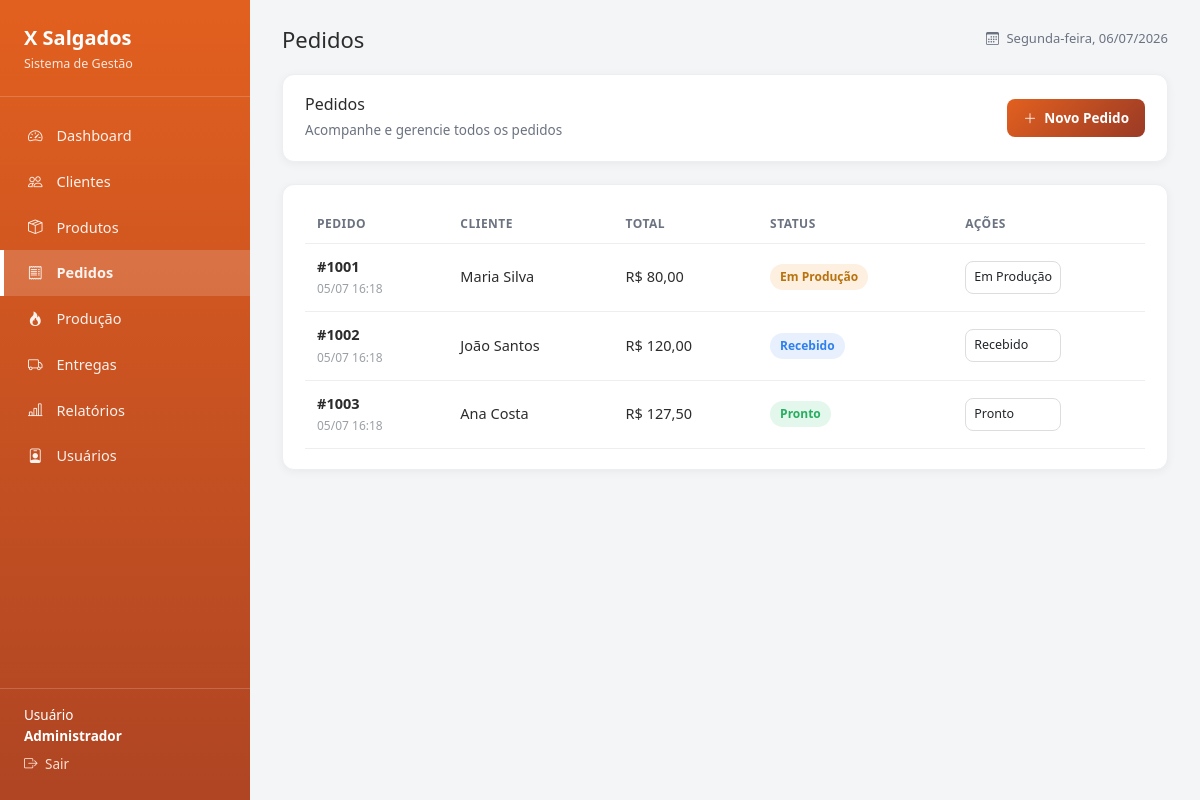
Page /admin/pedidos.php (signed in) on the committed database.
### tables this page shows
CREATE TABLE pedidos (
    id INT AUTO_INCREMENT PRIMARY KEY,
    cliente_id INT NOT NULL,
    atendente_id INT NULL,
    entregador_id INT NULL,
    forma_pagamento ENUM('Dinheiro','Cartão','Pix') NOT NULL DEFAULT 'Dinheiro',
    observacoes VARCHAR(255),
    status ENUM('recebido','em_producao','pronto','em_entrega','entregue','cancelado') NOT NULL DEFAULT 'recebido',
    total DECIMAL(10,2) NOT NULL DEFAULT 0,
    criado_em DATETIME DEFAULT CURRENT_TIMESTAMP,
    atualizado_em DATETIME DEFAULT CURRENT_TIMESTAMP ON UPDATE CURRENT_TIMESTAMP,
    FOREIGN KEY (cliente_id) REFERENCES clientes(id),
    FOREIGN KEY (atendente_id) REFERENCES usuarios(id),
    FOREIGN KEY (entregador_id) REFERENCES usuarios(id)
);

CREATE TABLE clientes (
    id INT AUTO_INCREMENT PRIMARY KEY,
    nome VARCHAR(120) NOT NULL,
    telefone VARCHAR(20) NOT NULL,
    cep VARCHAR(10),
    endereco VARCHAR(180),
    numero VARCHAR(10),
    complemento VARCHAR(100),
    bairro VARCHAR(80),
    cidade VARCHAR(80),
    estado VARCHAR(2),
    observacoes VARCHAR(150),
    criado_em DATETIME DEFAULT CURRENT_TIMESTAMP
);

### admin/pedidos.php (the view, shortened to what this page needs)
<?php
require __DIR__ . '/../config/conexao.php';
$modoNovo = isset($_GET['novo']);
if ($modoNovo) {
    $clientes = $pdo->query("SELECT id, nome, telefone FROM clientes ORDER BY nome")->fetchAll();
    $produtos = $pdo->query("SELECT * FROM produtos WHERE ativo = 1 ORDER BY nome")->fetchAll();
} else {
    $pedidos = $pdo->query("
        SELECT p.*, c.nome AS cliente
        FROM pedidos p JOIN clientes c ON c.id = p.cliente_id
        ORDER BY p.criado_em DESC
    ")->fetchAll();
}
$statusLabels = [
    'recebido' => 'Recebido', 'em_producao' => 'Em Produção', 'pronto' => 'Pronto',
    'em_entrega' => 'Em Entrega', 'entregue' => 'Entregue', 'cancelado' => 'Cancelado',
];
require __DIR__ . '/../includes/header.php';
?>
<?php if ($modoNovo): ?>
    <div class="gf-panel">
        <h3>Novo Pedido</h3>
        <span style="color:#6b7280;font-size:13.5px;">Cadastre um novo pedido de cliente</span>
    </div>
    <form method="post" id="formPedido">
        <input type="hidden" name="itens_pedido" id="itensPedidoInput" value="{}">
        <div class="gf-panel">
            <h3>Informações do Cliente</h3>
            <label class="form-label">Selecionar Cliente *</label>
            <select name="cliente_id" class="form-select" required>
                <option value="">Buscar cliente por nome ou telefone...</option>
                <?php foreach ($clientes as $c): ?>
                    <option value="<?= $c['id'] ?>"><?= htmlspecialchars($c['nome']) ?> — <?= htmlspecialchars($c['telefone']) ?></option>
                <?php endforeach; ?>
            </select>
        </div>
        <div class="gf-panel">
            <h3>Produtos</h3>
            <div class="gf-cards">
                <?php foreach ($produtos as $p): ?>
                    <div class="gf-card" style="display:flex;justify-content:space-between;align-items:center;">
                        <div>
                            <strong><?= htmlspecialchars($p['nome']) ?></strong><br>
                            <span style="color:#6b7280;font-size:13px;">R$ <?= number_format($p['preco'],2,',','.') ?></span>
                        </div>
                        <button type="button" class="btn btn-primary" onclick="adicionarProduto(<?= $p['id'] ?>,'<?= htmlspecialchars($p['nome'], ENT_QUOTES) ?>',<?= $p['preco'] ?>)">+</button>
                    </div>
                <?php endforeach; ?>
            </div>
        </div>
        <div class="gf-panel">
            <h3>Pagamento e Observações</h3>
            <label class="form-label">Forma de Pagamento *</label>
            <select name="forma_pagamento" class="form-select" required>
                <option value="Dinheiro">Dinheiro</option>
                <option value="Cartão">Cartão</option>
                <option value="Pix">Pix</option>
            </select>
            <label class="form-label">Observações</label>
            <textarea name="observacoes" class="form-control" rows="3" placeholder="Observações sobre o pedido..."></textarea>
        </div>
        <div class="gf-panel" style="background:#fdf1e4;">
            <h3><i class="bi bi-receipt"></i> Resumo do Pedido</h3>
            <div id="resumoItens" style="margin-bottom:10px;">Nenhum item selecionado</div>
            <div style="display:flex;justify-content:space-between;"><span>Total de Itens:</span><strong id="resumoQtd">0</strong></div>
            <div style="display:flex;justify-content:space-between;margin-bottom:14px;"><span>Total:</span><strong id="resumoTotal">R$ 0.00</strong></div>
            <button type="submit" class="btn btn-primary" style="width:100%;">Confirmar Pedido</button>
        </div>
    </form>
<?php else: ?>
    <div class="gf-panel" style="display:flex;justify-content:space-between;align-items:center;">
        <div>
            <h3 style="margin-bottom:2px;">Pedidos</h3>
            <span style="color:#6b7280;font-size:13.5px;">Acompanhe e gerencie todos os pedidos</span>
        </div>
        <a href="?novo=1" class="btn btn-primary"><i class="bi bi-plus-lg"></i> Novo Pedido</a>
    </div>
    <div class="gf-panel">
        <table class="gf-table">
            <thead><tr><th>Pedido</th><th>Cliente</th><th>Total</th><th>Status</th><th>Ações</th></tr></thead>
            <tbody>
            <?php foreach ($pedidos as $p): ?>
                <tr>
                    <td><strong>#<?= 1000 + $p['id'] ?></strong><br>
                        <span style="color:#9aa0a6;font-size:12px;"><?= date('d/m H:i', strtotime($p['criado_em'])) ?></span></td>
                    <td><?= htmlspecialchars($p['cliente']) ?></td>
                    <td>R$ <?= number_format($p['total'],2,',','.') ?></td>
                    <td><span class="badge-status badge-<?= $p['status'] ?>"><?= $statusLabels[$p['status']] ?></span></td>
                    <td>
                        <form method="get" style="display:inline-flex;gap:6px;align-items:center;">
                            <select name="status" class="form-select" style="margin:0;padding:6px 8px;font-size:12.5px;" onchange="this.form.submit()">
                                <?php foreach ($statusLabels as $key => $label): ?>
                                    <option value="<?= $key ?>" <?= $p['status'] === $key ? 'selected' : '' ?>><?= $label ?></option>
                                <?php endforeach; ?>
                            </select>
                        </form>
                    </td>
                </tr>
            <?php endforeach; ?>
            </tbody>
        </table>
    </div>
<?php endif; ?>
<?php require __DIR__ . '/../includes/footer.php'; ?>

### assets/css/style.css (style rules this page uses)
:root { --gf-dark: #9a3a25; --gf-primary: #e2601f; --gf-primary-light: #f0a06b; --gf-accent: #8b3220; --gf-bg: #f4f5f7; --gf-white: #ffffff; --gf-text: #2c2c2c; --gf-text-light: #6b7280; --gf-border: #eceef1; --gf-blue: #2f80ed; --gf-yellow: #f2a93b; --gf-green: #27ae60; --gf-purple: #8e44ad; --gf-gray: #9aa0a6; --gf-red: #e74c3c; }
* { box-sizing: border-box; }
body { font-family: 'Segoe UI', Roboto, Arial, sans-serif; background: var(--gf-bg); color: var(--gf-text); margin: 0; }
a { text-decoration: none; }
.form-control, .form-select { width: 100%; padding: 11px 14px; border: 1px solid #ddd; border-radius: 8px; font-size: 14.5px; margin-bottom: 18px; background: #fff; }
.gf-panel { background: var(--gf-white); border-radius: 12px; padding: 20px 22px; box-shadow: 0 2px 10px rgba(0,0,0,0.05); border: 1px solid var(--gf-border); margin-bottom: 22px; }
.gf-panel h3 { margin-top: 0; font-size: 16px; }
.gf-table { width: 100%; border-collapse: collapse; }
.gf-table th { text-align: left; font-size: 12px; text-transform: uppercase; letter-spacing: .04em; color: var(--gf-text-light); padding: 10px 12px; border-bottom: 1px solid var(--gf-border); }
.gf-table td { padding: 12px; border-bottom: 1px solid var(--gf-border); font-size: 14.5px; vertical-align: middle; }
.badge-status { display: inline-block; padding: 4px 10px; border-radius: 20px; font-size: 12px; font-weight: 600; }
.badge-recebido { background:#e8f0fe; color: var(--gf-blue); }
.badge-em_producao { background:#fdf0e0; color: #b8730f; }
.badge-pronto { background:#e4f7ec; color: var(--gf-green); }
.btn { border:none; border-radius:8px; padding:9px 16px; font-size:13.5px; font-weight:600; cursor:pointer; }
.btn-primary { background: linear-gradient(135deg, var(--gf-primary), var(--gf-dark)); color:#fff; }
.gf-nav a i, .btn i, .gf-sidebar__footer .logout i { margin-right: 4px; }

### rows in the picture
pedidos: 1000 + $p['id'] "1001", criado_em "05/07 16:18", cliente.nome "Maria Silva", total "80,00", status "Em Produção"
pedidos: 1000 + $p['id'] "1002", criado_em "05/07 16:18", cliente.nome "João Santos", total "120,00", status "Recebido"
pedidos: 1000 + $p['id'] "1003", criado_em "05/07 16:18", cliente.nome "Ana Costa", total "127,50", status "Pronto"

### other values in the picture
$label "Dashboard"
$label "Clientes"
$label "Produtos"
$label "Pedidos"
$label "Produção"
$label "Entregas"
$label "Relatórios"
$label "Usuários"
$rotulos[$tipo] "Administrador"
$tituloPagina "Pedidos"
